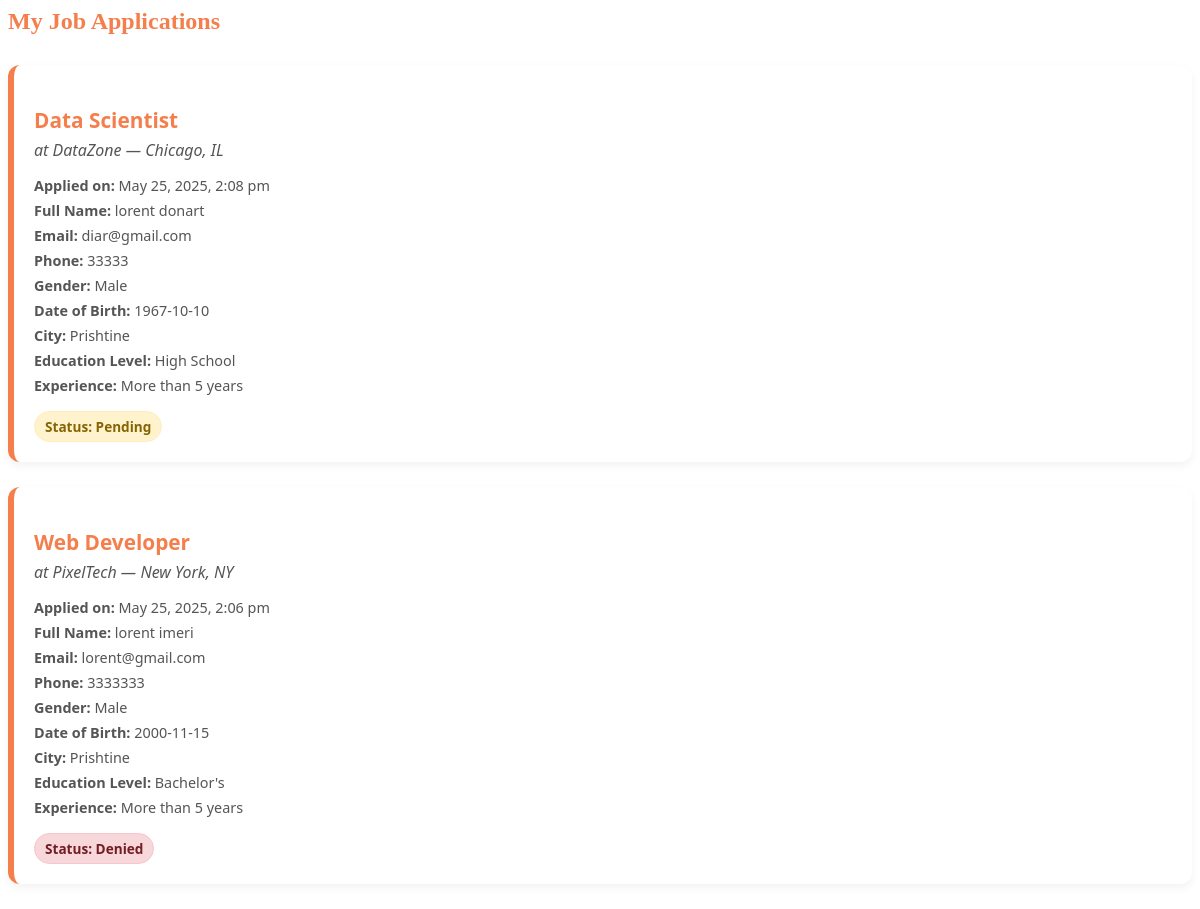
The app's page /my-applications.php (signed in) with its own data.
### tables this page shows
CREATE TABLE `applications` (
  `id` int(11) NOT NULL,
  `user_id` int(11) NOT NULL,
  `job_id` int(11) NOT NULL,
  `full_name` varchar(255) NOT NULL,
  `email` varchar(255) NOT NULL,
  `phone` varchar(20) DEFAULT NULL,
  `gender` enum('Male','Female','Other') NOT NULL,
  `city` varchar(100) DEFAULT NULL,
  `dob` date DEFAULT NULL,
  `education_level` varchar(100) DEFAULT NULL,
  `experience` text DEFAULT NULL,
  `applied_at` timestamp NOT NULL DEFAULT current_timestamp(),
  `status` varchar(20) NOT NULL DEFAULT 'Pending'
);

CREATE TABLE `jobs` (
  `id` int(11) NOT NULL,
  `title` varchar(100) NOT NULL,
  `company` varchar(100) NOT NULL,
  `description` text NOT NULL,
  `location` varchar(100) NOT NULL,
  `category` varchar(50) NOT NULL,
  `posted_by` int(11) NOT NULL,
  `created_at` timestamp NOT NULL DEFAULT current_timestamp(),
  `image` varchar(255) DEFAULT NULL,
  `detail` text DEFAULT NULL
);

### my-applications.php (the view, shortened to what this page needs)
<?php
include_once("config.php");
$user_id = $_SESSION['user_id'];
$stmt = $conn->prepare("
    SELECT applications.*, jobs.title, jobs.company, jobs.location
    FROM applications
    JOIN jobs ON applications.job_id = jobs.id
    WHERE applications.user_id = ?
    ORDER BY applications.applied_at DESC
");
$stmt->execute([$user_id]);
$applications = $stmt->fetchAll();
?>
<h2 style="color:#f47f4c; font-weight:700; margin-bottom: 30px;">My Job Applications</h2>
<?php if (count($applications) > 0): ?>
  <?php foreach ($applications as $app): ?>
    <?php
      $statusClass = 'status-pending';
      if ($app['status'] === 'approved') {
          $statusClass = 'status-approved';
      } elseif ($app['status'] === 'denied') {
          $statusClass = 'status-denied';
      }
    ?>
    <div class="application-card" title="<?= htmlspecialchars($app['title']); ?>">
      <h3 class="job-title"><?= htmlspecialchars($app['title']); ?></h3>
      <div class="job-company">
        at <?= htmlspecialchars($app['company']); ?> — <?= htmlspecialchars($app['location']); ?>
      </div>
      <div class="application-info">
        <em><strong>Applied on:</strong> <?= date("F j, Y, g:i a", strtotime($app['applied_at'])); ?></em>
        <em><strong>Full Name:</strong> <?= htmlspecialchars($app['full_name']); ?></em>
        <em><strong>Email:</strong> <?= htmlspecialchars($app['email']); ?></em>
        <em><strong>Phone:</strong> <?= htmlspecialchars($app['phone']); ?></em>
        <em><strong>Gender:</strong> <?= htmlspecialchars($app['gender']); ?></em>
        <em><strong>Date of Birth:</strong> <?= htmlspecialchars($app['dob']); ?></em>
        <em><strong>City:</strong> <?= htmlspecialchars($app['city']); ?></em>
        <em><strong>Education Level:</strong> <?= htmlspecialchars($app['education_level']); ?></em>
        <em><strong>Experience:</strong> <?= htmlspecialchars($app['experience']); ?></em>
        <div class="status-pill <?= $statusClass; ?>">
          Status: <?= ucfirst(htmlspecialchars($app['status'])); ?>
        </div>
      </div>
    </div>
  <?php endforeach; ?>
<?php else: ?>
  <div class="no-applications">
    You have not applied to any jobs yet.
  </div>
<?php endif; ?>

### my-applications.php (style rules this page uses)
.application-card { background: #fff; border-radius: 12px; padding: 20px; margin-bottom: 25px; box-shadow: 0 4px 10px rgba(0,0,0,0.05); border-left: 6px solid #f47f4c; transition: box-shadow 0.3s ease; font-family: 'Segoe UI', Tahoma, Geneva, Verdana, sans-serif; }
.job-title { color: #f47f4c; font-weight: 700; font-size: 1.3rem; margin-bottom: 5px; overflow: hidden; white-space: nowrap; text-overflow: ellipsis; }
.job-company { font-size: 1rem; color: #555; margin-bottom: 15px; font-style: italic; }
.application-info em { display: block; margin-bottom: 6px; font-style: normal; color: #555; font-size: 0.9rem; }
.status-pill { display: inline-block; padding: 5px 10px; font-size: 0.85rem; font-weight: 600; border-radius: 50px; margin-top: 10px; }
.status-pending { background-color: #fff3cd; color: #856404; border: 1px solid #ffeeba; }
.status-denied { background-color: #f8d7da; color: #721c24; border: 1px solid #f5c6cb; }

### records on screen
applications: job.title "Data Scientist", job.company "DataZone", job.location "Chicago, IL", applied_at "May 25, 2025, 2:08 pm", full_name "lorent donart", email "diar@gmail.com", phone "33333", gender "Male", dob "1967-10-10", city "Prishtine", education_level "High School", experience "More than 5 years", status "Pending"
applications: job.title "Web Developer", job.company "PixelTech", job.location "New York, NY", applied_at "May 25, 2025, 2:06 pm", full_name "lorent imeri", email "lorent@gmail.com", phone "3333333", gender "Male", dob "2000-11-15", city "Prishtine", education_level "Bachelor's", experience "More than 5 years", status "Denied"
